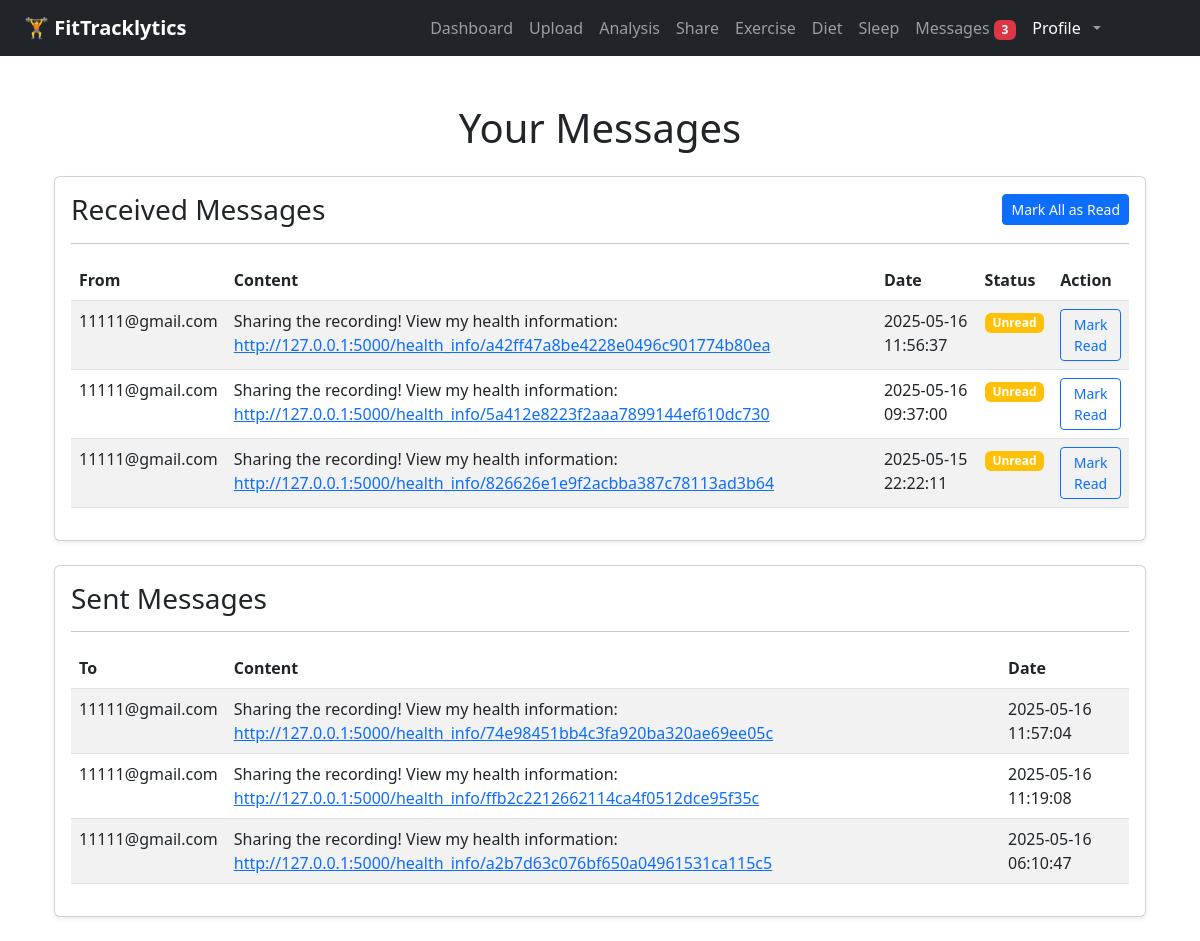
The app's page /messages (signed in) with its own data.
### app/models.py (models this page shows, shortened)
class Message(db.Model):
    id = db.Column(db.Integer, primary_key=True)
    sender_id = db.Column(db.Integer, db.ForeignKey('user.id'), nullable=False)
    receiver_id = db.Column(db.Integer, db.ForeignKey('user.id'), nullable=False)
    content = db.Column(db.Text, nullable=False)  # Shared fitness information
    is_read = db.Column(db.Boolean, default=False)  # Read/unread status
    timestamp = db.Column(db.DateTime, default=lambda: datetime.now(timezone.utc))  # Timestamp of the message
    sender = db.relationship('User', foreign_keys=[sender_id], backref='sent_messages')
    receiver = db.relationship('User', foreign_keys=[receiver_id], backref='received_messages')

class User(db.Model):
    id = db.Column(db.Integer, primary_key=True)
    first_name = db.Column(db.String(100))
    last_name = db.Column(db.String(100))
    email = db.Column(db.String(120), unique=True, nullable=False)
    password = db.Column(db.String(200), nullable=False)
    birthdate = db.Column(db.String(20))
    gender = db.Column(db.String(20))
    country = db.Column(db.String(100))
    exercise_entries = db.relationship("ExerciseEntry", backref="user", cascade="all, delete-orphan")
    diet_entries = db.relationship("DietEntry", backref="user", cascade="all, delete-orphan")
    sleep_entries = db.relationship("SleepEntry", backref="user", cascade="all, delete-orphan")

### app/routes.py (the view, shortened to what this page needs)
@main.route("/messages", methods=["GET", "POST"])
def messages():
    if "user_id" not in session:
        flash("Please log in to view your messages.", "warning")
        return redirect(url_for("main.login"))
    user_id = session["user_id"]
    sent_messages = Message.query.filter_by(sender_id=user_id).order_by(Message.timestamp.desc()).all()
    received_messages = Message.query.filter_by(receiver_id=user_id).order_by(Message.timestamp.desc()).all()
    for message in sent_messages + received_messages:
        if "http://" in message.content or "https://" in message.content:
            parts = message.content.split("View my health information: ")
            if len(parts) > 1:
                url = parts[1]
                message.content = Markup(f'{parts[0]}View my health information: <a href="{url}" target="_blank">{url}</a>')
    return render_template("messages.html",
                           sent_messages=sent_messages,
                           received_messages=received_messages)

### app/__init__.py (called while the page is built)
def create_app(config_class=None):
    app = Flask(__name__)
    if config_class:
        app.config.from_object(config_class)
    else:
        app.config['SECRET_KEY'] = "super-secret-key"
        app.config['SQLALCHEMY_DATABASE_URI'] = 'sqlite:///tracker.db'
        app.config['SQLALCHEMY_TRACK_MODIFICATIONS'] = False
    db.init_app(app)
    migrate.init_app(app, db)  # Bind migrate after app is created
    print("current database config is：", app.config['SQLALCHEMY_DATABASE_URI'])
    from . import models
    @app.context_processor
    def inject_message_model():
        return dict(Message=models.Message)
    from .routes import main
    app.register_blueprint(main)
    return app

### app/templates/messages.html (shortened to what this page needs)
{% extends "base.html" %}
{% block content %}
<div class="container mt-5">
    <h1 class="text-center mb-4">Your Messages</h1>
<div class="card shadow-sm mb-4">
    <div class="card-body">
        <div class="d-flex justify-content-between align-items-center mb-3">
            <h3 class="card-title mb-0">Received Messages</h3>
            <form method="POST" action="{{ url_for('main.messages') }}" style="display:inline;">
                <button type="submit" name="action" value="mark_all_read" class="btn btn-sm btn-primary">Mark All as Read</button>
            </form>
        </div>
        <hr>
        {% if received_messages %}
            <table class="table table-striped">
                <thead>
                    <tr>
                        <th>From</th>
                        <th>Content</th>
                        <th>Date</th>
                        <th>Status</th>
                        <th>Action</th>
                    </tr>
                </thead>
                <tbody>
                    {% for message in received_messages %}
                        <tr>
                            <td>{{ message.sender.email }}</td>
                            <td>{{ message.content }}</td>
                            <td>{{ message.timestamp.strftime('%Y-%m-%d %H:%M:%S') }}</td>
                            <td>
                                {% if message.is_read %}
                                    <span class="badge bg-success">Read</span>
                                {% else %}
                                    <span class="badge bg-warning">Unread</span>
                                {% endif %}
                            </td>
                            <td>
                                <form method="POST" action="{{ url_for('main.messages') }}" style="display:inline;">
                                    {% if message.is_read %}
                                        <button type="submit" name="action" value="mark_unread" class="btn btn-sm btn-outline-secondary">Mark Unread</button>
                                    {% else %}
                                        <button type="submit" name="action" value="mark_read" class="btn btn-sm btn-outline-primary">Mark Read</button>
                                    {% endif %}
                                </form>
                            </td>
                        </tr>
                    {% endfor %}
                </tbody>
            </table>
        {% else %}
            <p class="text-muted">No received messages.</p>
        {% endif %}
    </div>
</div>
    <div class="card shadow-sm mb-4">
        <div class="card-body">
            <h3 class="card-title">Sent Messages</h3>
            <hr>
            {% if sent_messages %}
                <table class="table table-striped">
                    <thead>
                        <tr>
                            <th>To</th>
                            <th>Content</th>
                            <th>Date</th>
                        </tr>
                    </thead>
                    <tbody>
                        {% for message in sent_messages %}
                            <tr>
                                <td>{{ message.receiver.email }}</td>
                                <td>{{ message.content }}</td>
                                <td>{{ message.timestamp.strftime('%Y-%m-%d %H:%M:%S') }}</td>
                            </tr>
                        {% endfor %}
                    </tbody>
                </table>
            {% else %}
                <p class="text-muted">No sent messages.</p>
            {% endif %}
        </div>
    </div>
</div>
{% endblock %}

### records on screen
Message: sender.email "11111@gmail.com", content "Sharing the recording! View my health information: http://127.0.0.1:5000/health_info/a42ff47a8be4228e0496c901774b80ea", timestamp "2025-05-16 11:56:37", is_read "Unread"
Message: sender.email "11111@gmail.com", content "Sharing the recording! View my health information: http://127.0.0.1:5000/health_info/5a412e8223f2aaa7899144ef610dc730", timestamp "2025-05-16 09:37:00", is_read "Unread"
Message: sender.email "11111@gmail.com", content "Sharing the recording! View my health information: http://127.0.0.1:5000/health_info/826626e1e9f2acbba387c78113ad3b64", timestamp "2025-05-15 22:22:11", is_read "Unread"
Message: receiver.email "11111@gmail.com", content "Sharing the recording! View my health information: http://127.0.0.1:5000/health_info/74e98451bb4c3fa920ba320ae69ee05c", timestamp "2025-05-16 11:57:04"
Message: receiver.email "11111@gmail.com", content "Sharing the recording! View my health information: http://127.0.0.1:5000/health_info/ffb2c2212662114ca4f0512dce95f35c", timestamp "2025-05-16 11:19:08"
Message: receiver.email "11111@gmail.com", content "Sharing the recording! View my health information: http://127.0.0.1:5000/health_info/a2b7d63c076bf650a04961531ca115c5", timestamp "2025-05-16 06:10:47"

### other values on screen
{{ unread_count }} "3"
